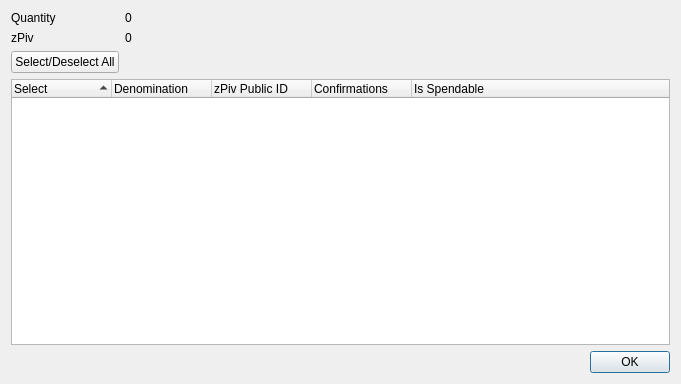
<?xml version="1.0" encoding="UTF-8"?>
<ui version="4.0">
 <class>ZPivControlDialog</class>
 <widget class="QDialog" name="ZPivControlDialog">
  <property name="geometry">
   <rect>
    <x>0</x>
    <y>0</y>
    <width>681</width>
    <height>384</height>
   </rect>
  </property>
  <property name="minimumSize">
   <size>
    <width>681</width>
    <height>384</height>
   </size>
  </property>
  <property name="windowTitle">
   <string>Select zPiv to Spend</string>
  </property>
  <layout class="QGridLayout" name="gridLayout">
   <item row="0" column="0">
    <layout class="QFormLayout" name="formLayout">
     <property name="sizeConstraint">
      <enum>QLayout::SetDefaultConstraint</enum>
     </property>
     <item row="0" column="0">
      <widget class="QLabel" name="labelQuantity">
       <property name="text">
        <string>Quantity</string>
       </property>
      </widget>
     </item>
     <item row="0" column="1">
      <widget class="QLabel" name="labelQuantity_int">
       <property name="text">
        <string>0</string>
       </property>
      </widget>
     </item>
     <item row="1" column="0">
      <widget class="QLabel" name="labelZPiv">
       <property name="text">
        <string>zPiv</string>
       </property>
      </widget>
     </item>
     <item row="1" column="1">
      <widget class="QLabel" name="labelZPiv_int">
       <property name="text">
        <string>0</string>
       </property>
      </widget>
     </item>
     <item row="2" column="0">
      <widget class="QPushButton" name="pushButtonAll">
       <property name="text">
        <string>Select/Deselect All</string>
       </property>
      </widget>
     </item>
    </layout>
   </item>
   <item row="1" column="0">
    <layout class="QVBoxLayout" name="verticalLayout">
     <item>
      <widget class="QTreeWidget" name="treeWidget">
       <property name="minimumSize">
        <size>
         <width>0</width>
         <height>250</height>
        </size>
       </property>
       <property name="alternatingRowColors">
        <bool>true</bool>
       </property>
       <property name="sortingEnabled">
        <bool>true</bool>
       </property>
       <property name="columnCount">
        <number>5</number>
       </property>
       <attribute name="headerDefaultSectionSize">
        <number>100</number>
       </attribute>
       <column>
        <property name="text">
         <string notr="true">Select</string>
        </property>
       </column>
       <column>
        <property name="text">
         <string notr="true">Denomination</string>
        </property>
       </column>
       <column>
        <property name="text">
         <string notr="true">zPiv Public ID</string>
        </property>
       </column>
       <column>
        <property name="text">
         <string notr="true">Confirmations</string>
        </property>
       </column>
       <column>
        <property name="text">
         <string>Is Spendable</string>
        </property>
       </column>
      </widget>
     </item>
     <item>
      <widget class="QDialogButtonBox" name="buttonBox">
       <property name="orientation">
        <enum>Qt::Horizontal</enum>
       </property>
       <property name="standardButtons">
        <set>QDialogButtonBox::Ok</set>
       </property>
      </widget>
     </item>
    </layout>
   </item>
  </layout>
 </widget>
 <resources/>
 <connections>
  <connection>
   <sender>buttonBox</sender>
   <signal>accepted()</signal>
   <receiver>ZPivControlDialog</receiver>
   <slot>accept()</slot>
   <hints>
    <hint type="sourcelabel">
     <x>248</x>
     <y>254</y>
    </hint>
    <hint type="destinationlabel">
     <x>157</x>
     <y>274</y>
    </hint>
   </hints>
  </connection>
  <connection>
   <sender>buttonBox</sender>
   <signal>rejected()</signal>
   <receiver>ZPivControlDialog</receiver>
   <slot>reject()</slot>
   <hints>
    <hint type="sourcelabel">
     <x>316</x>
     <y>260</y>
    </hint>
    <hint type="destinationlabel">
     <x>286</x>
     <y>274</y>
    </hint>
   </hints>
  </connection>
 </connections>
</ui>
